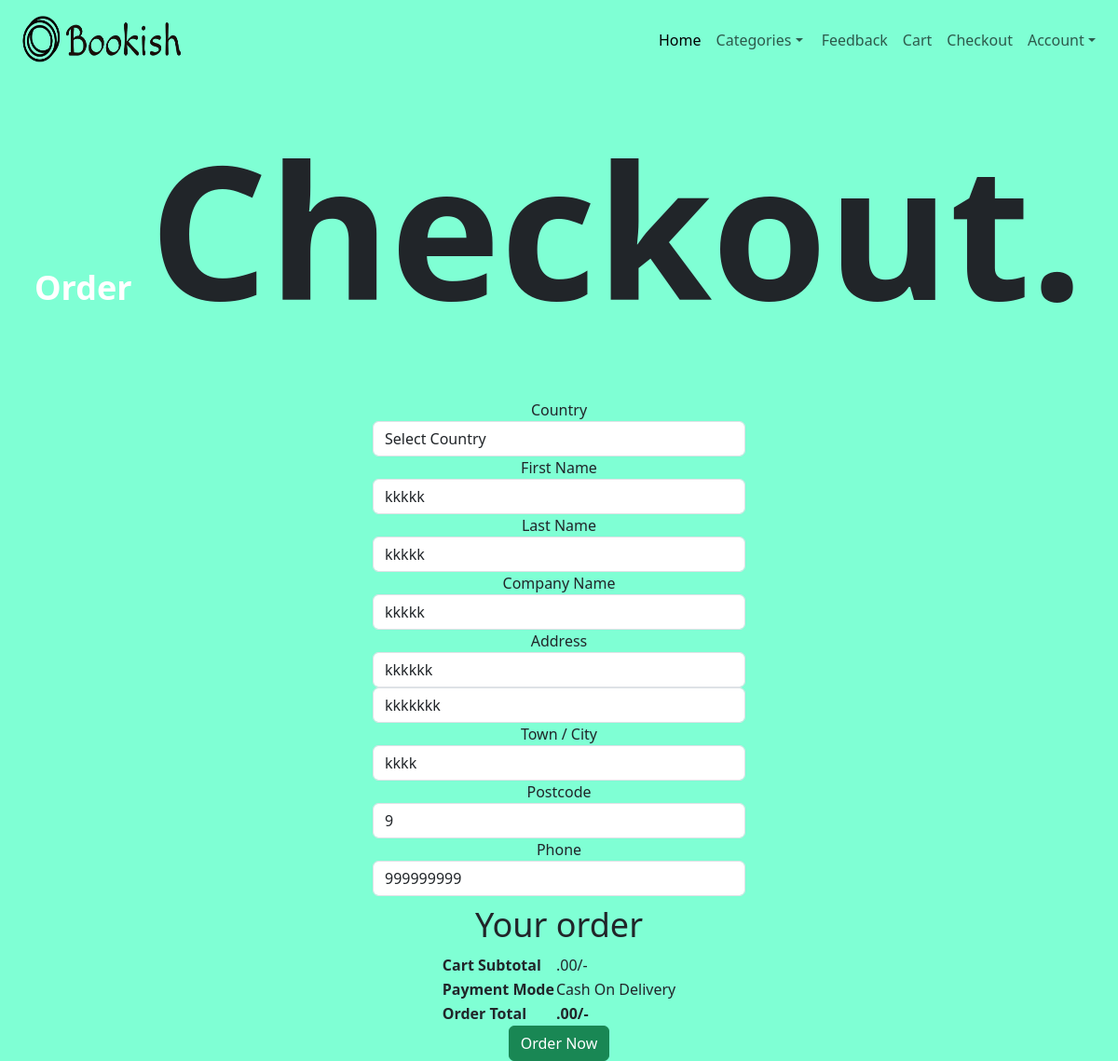
The page /checkOut.php (signed in) on the database its author committed.
### tables this page shows
CREATE TABLE IF NOT EXISTS `user_data` (
  `id` int(11) NOT NULL AUTO_INCREMENT,
  `userid` varchar(200) NOT NULL,
  `firstname` varchar(200) NOT NULL,
  `lastname` varchar(200) NOT NULL,
  `company` varchar(200) NOT NULL,
  `address1` varchar(200) NOT NULL,
  `address2` varchar(200) NOT NULL,
  `city` varchar(200) NOT NULL,
  `country` varchar(200) NOT NULL,
  `zip` int(30) NOT NULL,
  `mobile` int(30) NOT NULL,
  PRIMARY KEY (`id`)
);

### checkOut.php (the view, shortened to what this page needs)
<!DOCTYPE html>
<html lang="en">
<head>
    <link rel="stylesheet" href="https://cdn.jsdelivr.net/npm/bootstrap@5.3.3/dist/css/bootstrap.rtl.min.css">
    <link rel="stylesheet" href="example.css">
    <?php
    include('dbconnection.php');
    $total="";
   $cid=$_SESSION['customerid'];
   $sql = "SELECT * FROM user_data where userid = $cid";
$result = mysqli_query($con, $sql);
$row = mysqli_fetch_assoc($result);
    ?>
</head>
<body>
<nav class="navbar navbar-expand-lg ">
  <div class="container-fluid">
  <img src="product_images/logo.png" alt="" height="70px" width="200px">
    <div class="collapse navbar-collapse" id="navbarSupportedContent">
      <ul class="navbar-nav me-auto mb-2 mb-lg-0">
        <li class="nav-item">
          <a class="nav-link active" aria-current="page" href="index.php">Home</a>
        </li>
        <li class="nav-item dropdown">
          <a class="nav-link dropdown-toggle" href="#" role="button" data-bs-toggle="dropdown" aria-expanded="false">
            Categories
          </a>
        </li>
        <li class="nav-item">
          <a class="nav-link" href="feedBack.php">Feedback</a>
        </li>
        <li class="nav-item">
          <a class="nav-link" href="myCart1.php">Cart</a>
        </li>
        <li class="nav-item">
          <a class="nav-link" href="checkOut.php">Checkout</a>
        </li>
        <li class="nav-item dropdown">
          <a class="nav-link dropdown-toggle" href="#" role="button" data-bs-toggle="dropdown" aria-expanded="false">
            Account
          </a>
        </li>
    </div>
  </div>
</nav>
<div class="heading" >
                              <b  class="int"> Order &nbsp;</b  ><b class="book">Checkout. </b>  <br>
        </div> <br>
<div class="con" align="center">
                                    <form method='post'>
						              <div class="col-md-4">
                                      <label   >Country </label>
							<select class="form-control " name='country'>
								<option value="">Select Country</option>
							</select>
                                      </div>
								<div class="col-md-4">
									<label>First Name </label>
									<input class="form-control" name='fname' placeholder="" value="<?php if(isset($row['firstname'])) { echo $row['firstname']; } ?>" type="text">
								</div>
								<div class="col-md-4">
									<label>Last Name </label>
									<input class="form-control" name='lname' placeholder="" value="<?php if(isset($row['lastname'])) {echo $row['lastname']; } ?>" type="text">
								</div>
							<div class="col-md-4">
							<label>Company Name</label>
							<input class="form-control" name='companyName' placeholder="" value="<?php if(isset($row['company'])) {echo $row['company']; } ?>" type="text">
							</div>
                            <div class="col-md-4">
							<label>Address </label>
							<input class="form-control" name='addr1' placeholder="Street address" value="<?php if(isset($row['address1'])) {echo $row['address1']; } ?>" type="text">
							<input class="form-control" name='addr2' placeholder="Apartment, suite, unit etc. (optional)" value="<?php if(isset($row['address2'])) {echo $row['address2'];  } ?>" type="text">
							</div>
								<div class="col-md-4">
									<label>Town / City </label>
									<input class="form-control" name='city' placeholder="Town / City" value="<?php if(isset($row['city'])) {echo $row['city']; } ?>" type="text">
								</div>
								<div class="col-md-4">
									<label>Postcode </label>
									<input class="form-control" name='Postcode' placeholder="Postcode / Zip" value="<?php if(isset($row['zip'])) {echo $row['zip']; } ?>" type="text">
								</div>
                            <div class="col-md-4">
							<label>Phone </label>
							<input class="form-control" name='Phone'  id="billing_phone" placeholder="" value="<?php if(isset($row['mobile'])) {echo $row['mobile']; } ?>" type="text">
					</div>
			<h4 class="heading">Your order</h4>
			<table class="col-mg-6 ">
				<tbody>
					<tr>
						<th>Cart Subtotal</th>
						<td><span class="amount"><?php echo $total ?>.00/-</span></td>
					</tr>
					<tr>
						<th>Payment Mode</th>
						<td>
							Cash On Delivery
						</td>
					</tr>
					<tr>
						<th>Order Total</th>
						<td><strong><span class="amount"><?php echo $total  ?>.00/-</span></strong> </td>
					</tr>
				</tbody>
			</table>
        <div class="">
            <div class="col-md-12 text-center">
                <input type='submit' name='submit' value='Order Now' class="btn btn-success">
            </div>
        </div>
</div></form>
</body>
</html>

### example.css (style rules this page uses)
body { background-color: aquamarine; }
.navbar { background-color: aquamarine; }
.heading { font-size: 3vw; text-align: center; padding: 1px; margin: 8px; }
.int { color:white; }
.book { font-size: 200px; }

### rows shown on the page
user_data: fname "kkkkk", lname "kkkkk", companyName "kkkkk", addr1 "kkkkkk", addr2 "kkkkkkk", city "kkkk", Postcode "9", Phone "999999999"
